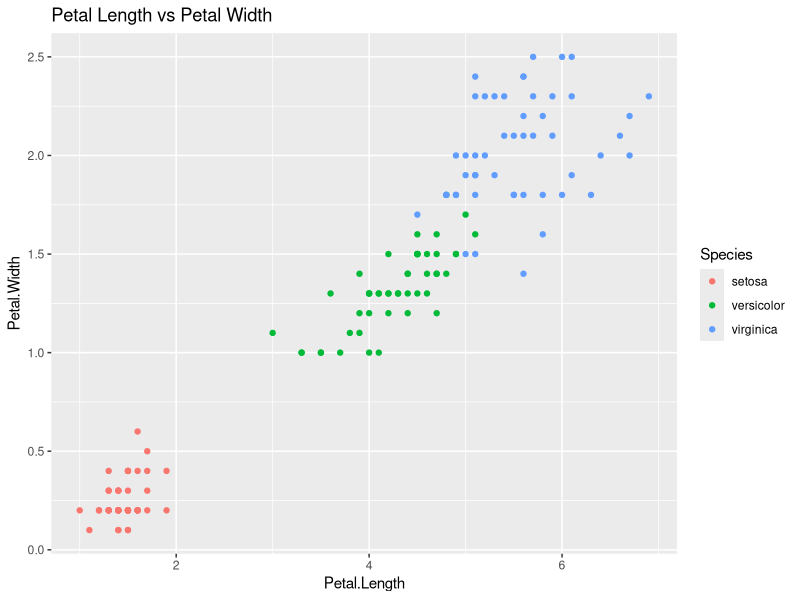
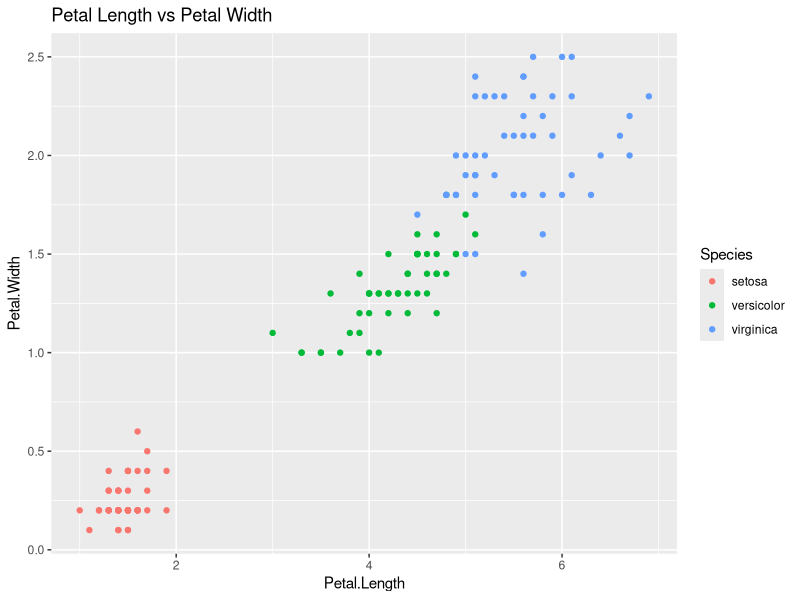

Write R code to recreate these figures, in order.
# Use library e1071, you can install it using install.packages(“e1071”). Load library

# Use library ggplot2 for visualisation
library("e1071")

library(ggplot2)

# Use library TeachingDemos to save output and commands

library(TeachingDemos)

txtStart("svmOutput.txt")
#Using Iris data

head(iris,5)

#Attach the Data

attach(iris)

#Divide Iris data to x (containt the all features) and y only the classes

x <- subset(iris, select=-Species)
y <- Species

# Exploratory Data visualisation

ggplot(iris, aes(x = Petal.Length, y = Petal.Width, colour = Species)) +
  geom_point() +
  labs(title = 'Petal Length vs Petal Width')
ggsave("svm.pdf")

#Create SVM Model and show summary

svm_model <- svm(Species ~ ., data=iris)
summary(svm_model)

#Or you can use command like this Create SVM Model and show summary

svm_model1 <- svm(x,y)
summary(svm_model1)

#Run Prediction and you can measuring the execution time in R

pred <- predict(svm_model1,x)
system.time(pred <- predict(svm_model1,x))

#See the confusion matrix result of prediction, using command table to compare the result of SVM prediction and the class data in y variable.

table(pred,y)

#Tuning SVM to find the best cost and gamma ..

svm_tune <- tune(svm, train.x=x, train.y=y, kernel="radial", ranges=list(cost=10^(-1:2), gamma=c(.5,1,2)))

print(svm_tune)

#After you find the best cost and gamma, you can create svm model again and try to run again

svm_model_after_tune <- svm(Species ~ ., data=iris, kernel="radial", cost=1, gamma=0.5)
summary(svm_model_after_tune)

#Run Prediction again with new model

pred <- predict(svm_model_after_tune,x)
system.time(predict(svm_model_after_tune,x))

#See the confusion matrix result of prediction, using command table to compare the result of SVM prediction and the class data in y variable.

table(pred,y)

txtStop()
